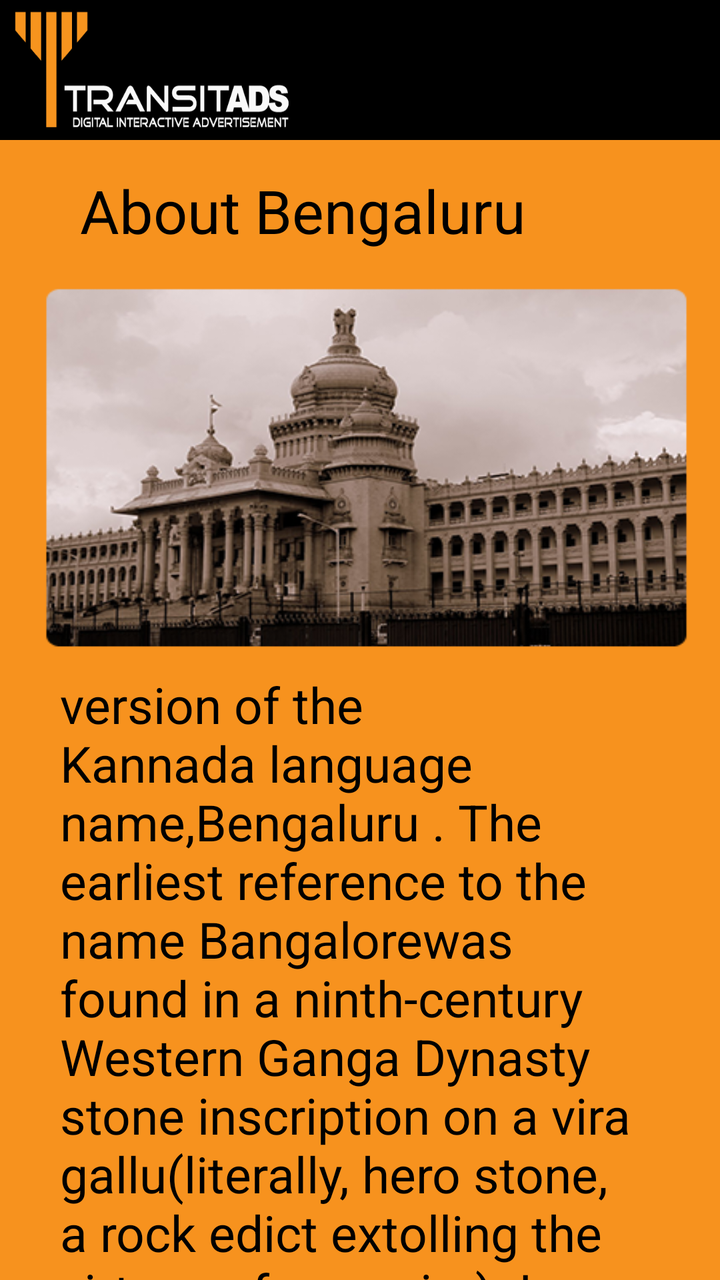
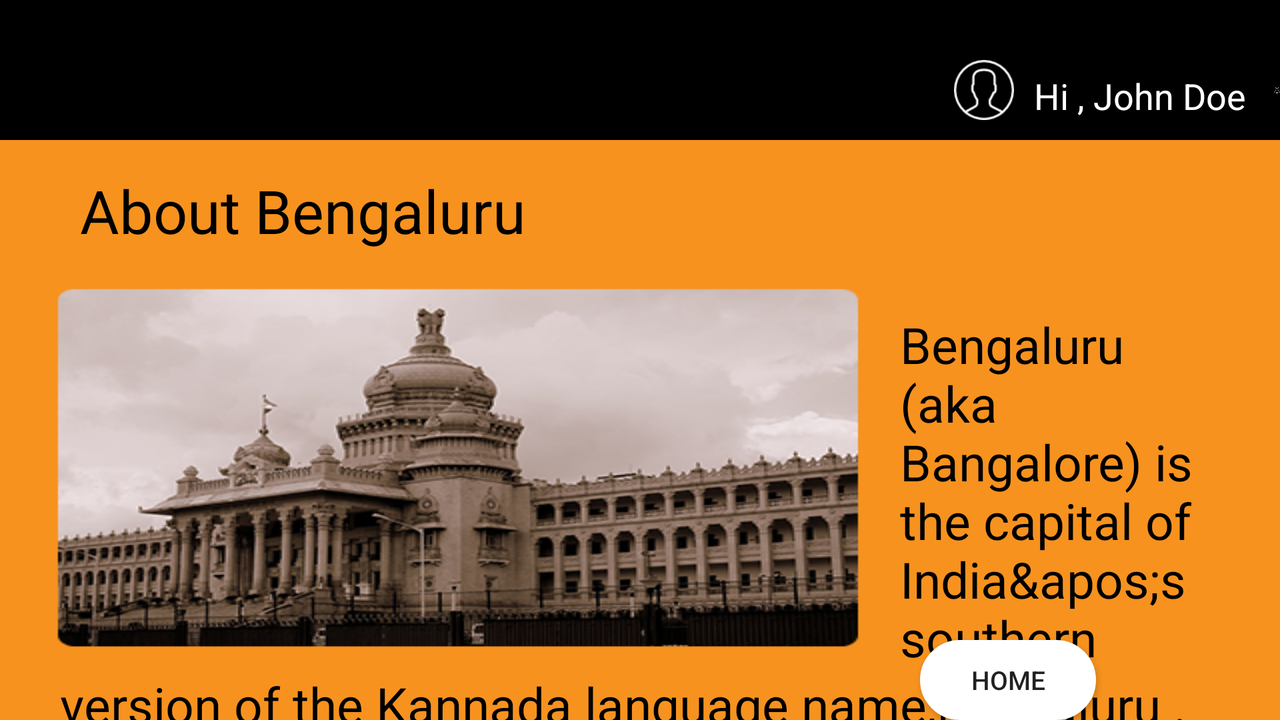

The same Android screen from two of the app's own layout files: first res/layout/ as a phone draws it, then the repository's variant for another configuration, drawn on a device whose configuration selects that folder. Both files follow.
<!-- AndroidManifest.xml: application theme AppTheme -->
<!-- res/layout/content_about_bengaluru.xml -->
<?xml version="1.0" encoding="utf-8"?>
<RelativeLayout xmlns:android="http://schemas.android.com/apk/res/android"
    xmlns:app="http://schemas.android.com/apk/res-auto"
    xmlns:tools="http://schemas.android.com/tools"
    android:layout_width="match_parent"
    android:layout_height="match_parent"
    app:layout_behavior="@string/appbar_scrolling_view_behavior"
    tools:context="com.transit_ads.tabs.AboutBengaluru"
    tools:showIn="@layout/activity_about_bengaluru"
    android:background="#F7921E">

    <RelativeLayout
        android:layout_width="match_parent"
        android:layout_height="70dp"
        android:id="@+id/linearLayout"
        android:background="#000000"
        android:layout_alignParentTop="true"
        android:layout_alignParentLeft="true"
        android:layout_alignParentStart="true">

        <ImageView
            android:layout_width="150dp"
            android:layout_height="fill_parent"
            android:id="@+id/transit_main_logo"
            android:src="@drawable/trasnit_ads_logo"
            android:layout_alignParentTop="true"
            android:layout_alignParentBottom="true"
            android:scaleType="fitXY"
            android:layout_marginTop="3dp"
            android:layout_marginBottom="3dp" />

        <ImageView
            android:layout_width="30dp"
            android:layout_height="30dp"
            android:id="@+id/user_icon"
            android:layout_marginLeft="230dp"
            android:src="@drawable/usericon"
            android:layout_marginStart="230dp"
            android:layout_centerVertical="true"
            android:layout_toRightOf="@+id/transit_main_logo"
            android:layout_toEndOf="@+id/transit_main_logo"
            android:layout_alignParentBottom="true"
            android:layout_marginBottom="10dp" />

        <TextView
            android:layout_width="120dp"
            android:layout_height="wrap_content"
            android:textAppearance="?android:attr/textAppearanceMedium"
            android:text="Hi , John Doe"
            android:id="@+id/dispUserName"
            android:textColor="#ffffff"
            android:layout_alignBottom="@+id/imageView22"
            android:layout_toRightOf="@+id/user_icon"
            android:layout_toEndOf="@+id/user_icon"
            android:layout_alignParentBottom="true"
            android:layout_marginBottom="10dp"
            android:textSize="18dp"
            android:layout_marginLeft="10dp" />

        <ImageView
            android:layout_width="30dp"
            android:layout_height="30dp"
            android:id="@+id/imageView22"
            android:src="@drawable/locationicon"
            android:layout_centerVertical="true"
            android:layout_toRightOf="@+id/dispUserName"
            android:layout_toEndOf="@+id/dispUserName"
            android:layout_alignParentBottom="true"
            android:layout_marginBottom="10dp" />

        <TextView
            android:layout_width="130dp"
            android:layout_height="wrap_content"
            android:textAppearance="?android:attr/textAppearanceMedium"
            android:text="Bangalore"
            android:id="@+id/dispLocation"
            android:textColor="#ffffff"
            android:layout_alignBottom="@+id/imageView22"
            android:layout_toRightOf="@+id/imageView22"
            android:layout_toEndOf="@+id/imageView22"
            android:textSize="18dp"
            android:layout_marginLeft="10dp" />

        <ImageView
            android:layout_width="30dp"
            android:layout_height="30dp"
            android:id="@+id/imageView41"
            android:layout_toRightOf="@+id/dispLocation"
            android:layout_toEndOf="@+id/dispLocation"
            android:src="@drawable/clockicon"
            android:layout_alignBottom="@+id/dispTime" />

        <TextClock
            android:layout_width="90dp"
            android:layout_height="wrap_content"
            android:textAppearance="?android:attr/textAppearanceMedium"
            android:text="14:28"
            android:id="@+id/dispTime"
            android:textColor="#ffffff"
            android:format12Hour="hh:mm a"
            tools:ignore="NewApi"
            android:layout_alignTop="@+id/dispLocation"
            android:layout_toRightOf="@+id/imageView41"
            android:layout_toEndOf="@+id/imageView41"
            android:textSize="18dp"
            android:layout_marginLeft="10dp" />

        <ImageView
            android:layout_width="30dp"
            android:layout_height="30dp"
            android:id="@+id/imageView42"
            android:src="@drawable/dateicon"
            android:layout_alignBottom="@+id/dispDate"
            android:layout_toRightOf="@+id/dispTime"
            android:layout_toEndOf="@+id/dispTime" />

        <TextView
            android:layout_width="110dp"
            android:layout_height="wrap_content"
            android:textAppearance="?android:attr/textAppearanceMedium"
            android:text="29.02.2016"
            android:id="@+id/dispDate"
            android:textColor="#ffffff"
            android:layout_alignTop="@+id/dispTime"
            android:layout_toRightOf="@+id/imageView42"
            android:layout_toEndOf="@+id/imageView42"
            android:textSize="18dp"
            android:layout_marginLeft="10dp" />



    </RelativeLayout>
    <TextView
        android:layout_width="wrap_content"
        android:layout_height="wrap_content"
        android:textAppearance="?android:attr/textAppearanceMedium"
        android:text="@string/abt_bng_heading"
        android:id="@+id/abt_bng_head"
        android:layout_below="@+id/linearLayout"
        android:layout_alignParentLeft="true"
        android:layout_alignParentStart="true"
        android:layout_marginLeft="30dp"
        android:textColor="#000000"
        android:layout_marginTop="15dp"
        android:textSize="30dp"
        android:paddingLeft="10dp" />

    <ImageView
        android:layout_width="450dp"
        android:layout_height="200dp"
        android:id="@+id/imageView8"
        android:scaleType="fitXY"
        android:src="@drawable/aboutbengaluru"
        android:layout_below="@+id/abt_bng_head"
        android:layout_marginTop="10dp"
        android:layout_alignParentLeft="true"
        android:layout_alignParentStart="true" />

    <TextView
        android:layout_width="wrap_content"
        android:layout_height="wrap_content"
        android:id="@+id/details_one"
        android:textSize="25dp"
        android:layout_alignTop="@+id/imageView8"
        android:textColor="#000000"
        android:layout_toRightOf="@+id/imageView8"
        android:layout_above="@+id/details_two"
        android:text="Bengaluru (aka Bangalore) is the capital of India&amp;apos;s southern Karnataka state. The  center of India&amp;apos;s high-tech industry, the city is also known for its green spaces and nightlife. Near Cubbon park, Vidhana Soudha is its massive Neo-Dravidian legislative building. Former royal residences in an anglicised"
        android:layout_alignParentRight="true"
        android:layout_alignParentEnd="true"
        android:layout_marginRight="30dp"
        android:paddingTop="20dp" />

    <TextView
        android:layout_width="800dp"
        android:layout_height="wrap_content"
        android:id="@+id/details_two"
        android:textSize="25dp"
        android:textColor="#000000"
        android:text="version of the Kannada language name,&quot;Bengaluru&quot; . The earliest reference to the name &quot;Bangalore&quot; was found in a ninth-century Western Ganga Dynasty stone inscription on  a &quot;vira gallu&quot;(literally, &quot;hero stone&quot;, a rock edict extolling the virtues of a  warrier). In this inscription found in Begur, &quot;Bengaluru&quot; is referred to as a place in which a battle was fought in 890 CE. It states that the place was  part of the Ganga Kingdom until 1004 and was known as &quot;Bengaval-uru&quot;, the &quot;City of Guards&quot; in Halegannada (Old Kannada)."
        android:layout_below="@+id/imageView8"
        android:layout_alignRight="@+id/homeBtn"
        android:layout_alignEnd="@+id/homeBtn"
        android:layout_alignLeft="@+id/abt_bng_head"
        android:layout_alignStart="@+id/abt_bng_head" />


    <Button
        android:layout_width="150dp"
        android:layout_height="50dp"
        android:id="@+id/homeBtn"
        android:background="@drawable/curve_button_white"
        android:layout_alignRight="@+id/details_one"
        android:layout_alignEnd="@+id/details_one"
        android:layout_below="@+id/details_two"
        android:text="HOME"
        android:textSize="20dp" />

    <TextView
        android:layout_width="wrap_content"
        android:layout_height="wrap_content"
        android:textAppearance="?android:attr/textAppearanceMedium"
        android:text="Medium Text"
        android:id="@+id/imie_num"
        android:layout_above="@+id/imageView8"
        android:layout_toRightOf="@+id/abt_bng_head"
        android:layout_toEndOf="@+id/abt_bng_head"
        android:layout_marginLeft="111dp"
        android:layout_marginStart="111dp"
        android:textSize="20dp" />

</RelativeLayout>
<!-- resources referenced by this layout -->
<resources>
  <!-- drawable aboutbengaluru: png bitmap (drawable, 161633 bytes) -->
  <!-- drawable clockicon: png bitmap (drawable, 1199 bytes) -->
  <!-- drawable curve_button_white (drawable) -->
  <?xml version="1.0" encoding="utf-8"?>
  <selector xmlns:android="http://schemas.android.com/apk/res/android" >
      <item android:state_pressed="true" >
          <shape android:shape="rectangle"  >
              <corners android:radius="20dip" />
  
              
              
              <stroke android:width="1dip" android:color="#f2f2f2" />
              
              <gradient android:angle="-90" android:startColor="#FFB9B6B6" android:endColor="#FFB9B6B6"  />
          </shape>
      </item>
      <item android:state_focused="true">
          <shape android:shape="rectangle"  >
              <corners android:radius="20dip" />
              <stroke android:width="1dip" android:color="#ffffff" />
              <solid android:color="#ffffff"/>
          </shape>
      </item>
      <item >
          <shape android:shape="rectangle"  >
              <corners android:radius="20dip" />
              <stroke android:width="1dip" android:color="#ffffff" />
              <gradient android:angle="-90" android:startColor="#ffffff" android:endColor="#ffffff" />
          </shape>
      </item>
  </selector>
  <!-- drawable dateicon: png bitmap (drawable, 1266 bytes) -->
  <!-- drawable locationicon: png bitmap (drawable, 1838 bytes) -->
  <!-- drawable trasnit_ads_logo: png bitmap (drawable, 10424 bytes) -->
  <!-- drawable usericon: png bitmap (drawable, 1892 bytes) -->
  <string name="abt_bng_heading">About Bengaluru</string>
  <style name="AppTheme" parent="Theme.AppCompat.Light.DarkActionBar">
          
          <item name="colorPrimary">@color/colorPrimary</item>
          <item name="colorPrimaryDark">@color/colorPrimaryDark</item>
          <item name="colorAccent">@color/colorAccent</item>
      </style>
  <color name="colorPrimary">#3F51B5</color>
  <color name="colorPrimaryDark">#303F9F</color>
  <color name="colorAccent">#FF4081</color>
</resources>
<!-- res/layout-land/content_about_bengaluru.xml (the repository's variant of the layout above) -->
<!-- drawn on the phone turned sideways -->
<?xml version="1.0" encoding="utf-8"?>
<RelativeLayout xmlns:android="http://schemas.android.com/apk/res/android"
    xmlns:app="http://schemas.android.com/apk/res-auto"
    xmlns:tools="http://schemas.android.com/tools"
    android:layout_width="match_parent"
    android:layout_height="match_parent"
    app:layout_behavior="@string/appbar_scrolling_view_behavior"
    tools:context="com.transit_ads.tabs.AboutBengaluru"
    tools:showIn="@layout/activity_about_bengaluru"
    android:background="#F7921E">

    <RelativeLayout
        android:layout_width="match_parent"
        android:layout_height="70dp"
        android:id="@+id/linearLayout"
        android:background="#000000"
        android:layout_alignParentTop="true"
        android:layout_alignParentLeft="true"
        android:layout_alignParentStart="true">

        <ImageView
            android:layout_width="150dp"
            android:layout_height="fill_parent"
            android:id="@+id/transit_main_logo"
            android:layout_alignParentTop="true"
            android:layout_alignParentBottom="true"
            android:scaleType="fitXY"
            android:layout_marginTop="3dp"
            android:layout_marginBottom="3dp" />

        <ImageView
            android:layout_width="30dp"
            android:layout_height="30dp"
            android:id="@+id/user_icon"
            android:layout_marginLeft="327dp"
            android:src="@drawable/usericon"
            android:layout_marginStart="327dp"
            android:layout_alignTop="@+id/imageView22"
            android:layout_toRightOf="@+id/transit_main_logo"
            android:layout_toEndOf="@+id/transit_main_logo" />

        <TextView
            android:layout_width="120dp"
            android:layout_height="wrap_content"
            android:textAppearance="?android:attr/textAppearanceMedium"
            android:text="Hi , John Doe"
            android:id="@+id/dispUserName"
            android:textColor="#ffffff"
            android:textSize="18dp"
            android:layout_alignTop="@+id/dispLocation"
            android:layout_toRightOf="@+id/user_icon"
            android:layout_toEndOf="@+id/user_icon"
            android:layout_marginLeft="10dp" />

        <ImageView
            android:layout_width="30dp"
            android:layout_height="30dp"
            android:id="@+id/imageView22"
            android:src="@drawable/locationicon"
            android:layout_centerVertical="true"
            android:layout_toRightOf="@+id/dispUserName"
            android:layout_toEndOf="@+id/dispUserName"
            android:layout_alignParentBottom="true"
            android:layout_marginBottom="10dp" />

        <TextView
            android:layout_width="130dp"
            android:layout_height="wrap_content"
            android:textAppearance="?android:attr/textAppearanceMedium"
            android:text="Bangalore"
            android:id="@+id/dispLocation"
            android:textColor="#ffffff"
            android:layout_alignBottom="@+id/imageView22"
            android:layout_toRightOf="@+id/imageView22"
            android:layout_toEndOf="@+id/imageView22"
            android:textSize="18dp"
            android:layout_marginLeft="10dp" />

        <ImageView
            android:layout_width="30dp"
            android:layout_height="30dp"
            android:id="@+id/imageView41"
            android:layout_toRightOf="@+id/dispLocation"
            android:layout_toEndOf="@+id/dispLocation"
            android:src="@drawable/clockicon"
            android:layout_alignBottom="@+id/dispTime" />

        <TextClock
            android:layout_width="90dp"
            android:layout_height="wrap_content"
            android:textAppearance="?android:attr/textAppearanceMedium"
            android:text="14:28"
            android:id="@+id/dispTime"
            android:textColor="#ffffff"
            android:format12Hour="hh:mm a"
            tools:ignore="NewApi"
            android:layout_alignTop="@+id/dispLocation"
            android:layout_toRightOf="@+id/imageView41"
            android:layout_toEndOf="@+id/imageView41"
            android:textSize="18dp"
            android:layout_marginLeft="10dp" />

        <ImageView
            android:layout_width="30dp"
            android:layout_height="30dp"
            android:id="@+id/imageView42"
            android:src="@drawable/dateicon"
            android:layout_alignBottom="@+id/dispDate"
            android:layout_toRightOf="@+id/dispTime"
            android:layout_toEndOf="@+id/dispTime" />

        <TextView
            android:layout_width="110dp"
            android:layout_height="wrap_content"
            android:textAppearance="?android:attr/textAppearanceMedium"
            android:text="29.02.2016"
            android:id="@+id/dispDate"
            android:textColor="#ffffff"
            android:layout_alignTop="@+id/dispTime"
            android:layout_toRightOf="@+id/imageView42"
            android:layout_toEndOf="@+id/imageView42"
            android:textSize="18dp"
            android:layout_marginLeft="10dp" />



    </RelativeLayout>
    <TextView
        android:layout_width="wrap_content"
        android:layout_height="wrap_content"
        android:textAppearance="?android:attr/textAppearanceMedium"
        android:text="@string/abt_bng_heading"
        android:id="@+id/abt_bng_head"
        android:layout_below="@+id/linearLayout"
        android:layout_alignParentLeft="true"
        android:layout_alignParentStart="true"
        android:layout_marginLeft="30dp"
        android:textColor="#000000"
        android:layout_marginTop="15dp"
        android:textSize="30dp"
        android:paddingLeft="10dp" />

    <ImageView
        android:layout_width="450dp"
        android:layout_height="200dp"
        android:id="@+id/imageView8"
        android:scaleType="fitXY"
        android:src="@drawable/aboutbengaluru"
        android:layout_below="@+id/abt_bng_head"
        android:layout_marginTop="10dp"
        android:layout_alignParentLeft="true"
        android:layout_alignParentStart="true" />

    <TextView
        android:layout_width="wrap_content"
        android:layout_height="wrap_content"
        android:id="@+id/details_one"
        android:textSize="25dp"
        android:layout_alignTop="@+id/imageView8"
        android:textColor="#000000"
        android:layout_toRightOf="@+id/imageView8"
        android:layout_above="@+id/details_two"
        android:text="Bengaluru (aka Bangalore) is the capital of India&amp;apos;s southern Karnataka state. The  center of India&amp;apos;s high-tech industry, the city is also known for its green spaces and nightlife. Near Cubbon park, Vidhana Soudha is its massive Neo-Dravidian legislative building. Former royal residences in an anglicised"
        android:layout_alignParentRight="true"
        android:layout_alignParentEnd="true"
        android:layout_marginRight="30dp"
        android:paddingTop="20dp" />

    <TextView
        android:layout_width="800dp"
        android:layout_height="wrap_content"
        android:id="@+id/details_two"
        android:textSize="25dp"
        android:textColor="#000000"
        android:text="version of the Kannada language name,&quot;Bengaluru&quot; . The earliest reference to the name &quot;Bangalore&quot; was found in a ninth-century Western Ganga Dynasty stone inscription on  a &quot;vira gallu&quot;(literally, &quot;hero stone&quot;, a rock edict extolling the virtues of a  warrier). In this inscription found in Begur, &quot;Bengaluru&quot; is referred to as a place in which a battle was fought in 890 CE. It states that the place was  part of the Ganga Kingdom until 1004 and was known as &quot;Bengaval-uru&quot;, the &quot;City of Guards&quot; in Halegannada (Old Kannada)."
        android:layout_below="@+id/imageView8"
        android:layout_alignLeft="@+id/abt_bng_head"
        android:layout_alignStart="@+id/abt_bng_head"
        android:layout_alignRight="@+id/details_one"
        android:layout_alignEnd="@+id/details_one" />


    <TextView
        android:layout_width="wrap_content"
        android:layout_height="wrap_content"
        android:textAppearance="?android:attr/textAppearanceMedium"
        android:id="@+id/imie_num"
        android:layout_above="@+id/imageView8"
        android:layout_toRightOf="@+id/abt_bng_head"
        android:layout_toEndOf="@+id/abt_bng_head"
        android:layout_marginLeft="111dp"
        android:layout_marginStart="111dp"
        android:textSize="20dp" />

    <Button
        android:layout_width="wrap_content"
        android:layout_height="40dp"
        android:id="@+id/homeBtn"
        android:background="@drawable/curve_button_white"
        android:text="HOME"
        android:textSize="13dp"
        android:layout_marginRight="62dp"
        android:layout_marginEnd="62dp"
        android:layout_alignParentBottom="true"
        android:layout_alignRight="@+id/details_two"
        android:layout_alignEnd="@+id/details_two" />

</RelativeLayout>
<!-- resources referenced by the variant -->
<!-- as the phone turned sideways resolves them -->
<resources>
  <!-- drawable aboutbengaluru: png bitmap (drawable, 161633 bytes) -->
  <!-- drawable clockicon: png bitmap (drawable, 1199 bytes) -->
  <!-- drawable curve_button_white (drawable) -->
  <?xml version="1.0" encoding="utf-8"?>
  <selector xmlns:android="http://schemas.android.com/apk/res/android" >
      <item android:state_pressed="true" >
          <shape android:shape="rectangle"  >
              <corners android:radius="20dip" />
  
              
              
              <stroke android:width="1dip" android:color="#f2f2f2" />
              
              <gradient android:angle="-90" android:startColor="#FFB9B6B6" android:endColor="#FFB9B6B6"  />
          </shape>
      </item>
      <item android:state_focused="true">
          <shape android:shape="rectangle"  >
              <corners android:radius="20dip" />
              <stroke android:width="1dip" android:color="#ffffff" />
              <solid android:color="#ffffff"/>
          </shape>
      </item>
      <item >
          <shape android:shape="rectangle"  >
              <corners android:radius="20dip" />
              <stroke android:width="1dip" android:color="#ffffff" />
              <gradient android:angle="-90" android:startColor="#ffffff" android:endColor="#ffffff" />
          </shape>
      </item>
  </selector>
  <!-- drawable dateicon: png bitmap (drawable, 1266 bytes) -->
  <!-- drawable locationicon: png bitmap (drawable, 1838 bytes) -->
  <!-- drawable usericon: png bitmap (drawable, 1892 bytes) -->
  <string name="abt_bng_heading">About Bengaluru</string>
  <style name="AppTheme" parent="Theme.AppCompat.Light.DarkActionBar">
          
          <item name="colorPrimary">@color/colorPrimary</item>
          <item name="colorPrimaryDark">@color/colorPrimaryDark</item>
          <item name="colorAccent">@color/colorAccent</item>
      </style>
  <color name="colorPrimary">#3F51B5</color>
  <color name="colorPrimaryDark">#303F9F</color>
  <color name="colorAccent">#FF4081</color>
</resources>
